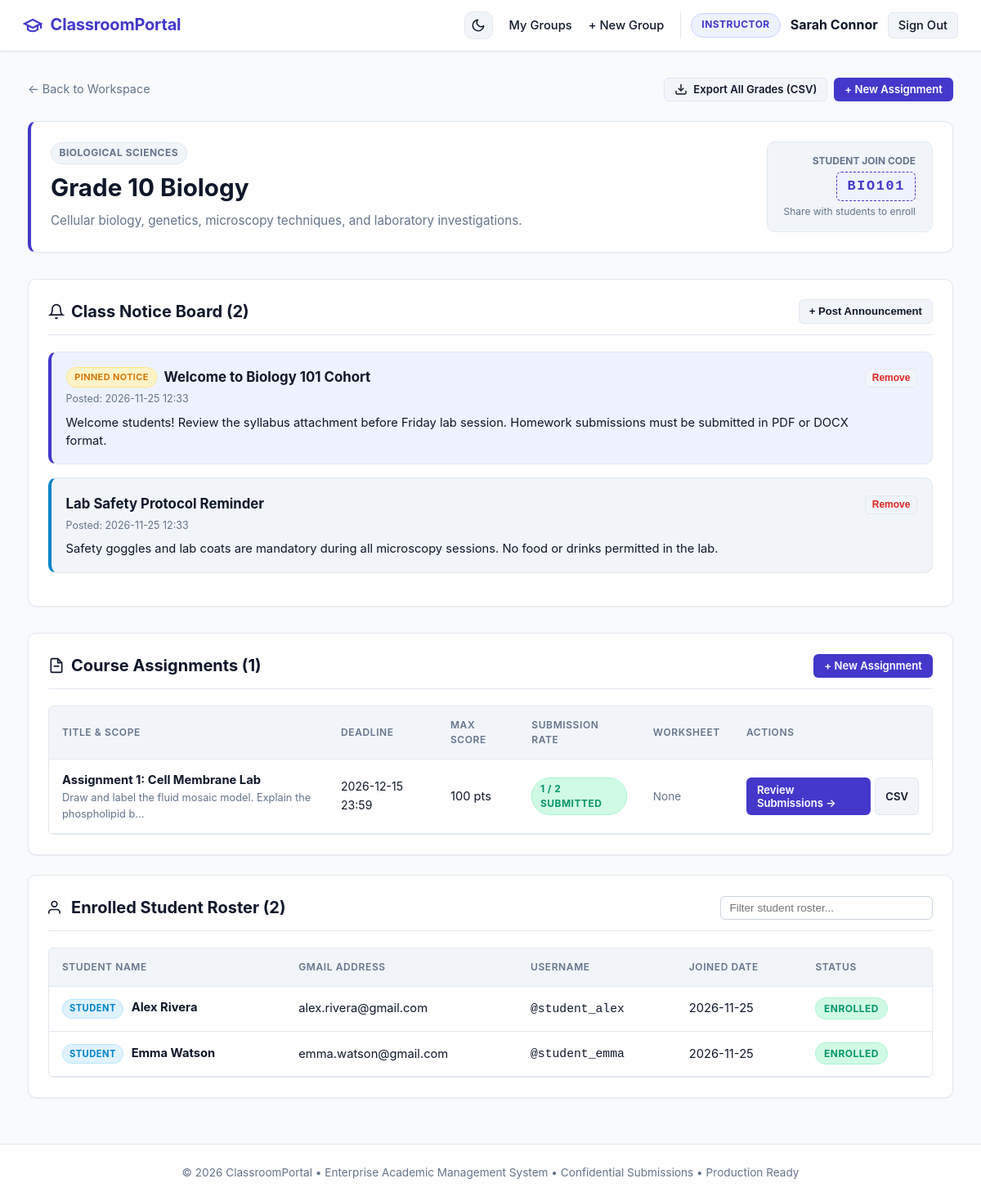
The app's page /teacher/groups/13 (signed in) with its own data.
### tables this page shows
CREATE TABLE users (
            id INTEGER PRIMARY KEY AUTOINCREMENT,
            username TEXT UNIQUE NOT NULL,
            email TEXT UNIQUE NOT NULL,
            password_hash TEXT NOT NULL,
            role TEXT NOT NULL CHECK(role IN ('teacher', 'student')),
            full_name TEXT NOT NULL,
            created_at TIMESTAMP DEFAULT CURRENT_TIMESTAMP
        );

CREATE TABLE groups (
            id INTEGER PRIMARY KEY AUTOINCREMENT,
            name TEXT NOT NULL,
            description TEXT,
            join_code TEXT UNIQUE NOT NULL,
            teacher_id INTEGER NOT NULL,
            created_at TIMESTAMP DEFAULT CURRENT_TIMESTAMP, subject TEXT NOT NULL DEFAULT 'General',
            FOREIGN KEY (teacher_id) REFERENCES users(id) ON DELETE CASCADE
        );

CREATE TABLE announcements (
            id INTEGER PRIMARY KEY AUTOINCREMENT,
            group_id INTEGER NOT NULL,
            title TEXT NOT NULL,
            content TEXT NOT NULL,
            is_pinned INTEGER DEFAULT 0,
            created_at TIMESTAMP DEFAULT CURRENT_TIMESTAMP,
            FOREIGN KEY (group_id) REFERENCES groups(id) ON DELETE CASCADE
        );

CREATE TABLE assignments (
            id INTEGER PRIMARY KEY AUTOINCREMENT,
            group_id INTEGER NOT NULL,
            title TEXT NOT NULL,
            description TEXT NOT NULL,
            due_date TEXT,
            max_points INTEGER DEFAULT 100,
            attachment_filename TEXT,
            original_attachment_name TEXT,
            created_at TIMESTAMP DEFAULT CURRENT_TIMESTAMP,
            FOREIGN KEY (group_id) REFERENCES groups(id) ON DELETE CASCADE
        );

CREATE TABLE group_memberships (
            id INTEGER PRIMARY KEY AUTOINCREMENT,
            group_id INTEGER NOT NULL,
            student_id INTEGER NOT NULL,
            joined_at TIMESTAMP DEFAULT CURRENT_TIMESTAMP,
            FOREIGN KEY (group_id) REFERENCES groups(id) ON DELETE CASCADE,
            FOREIGN KEY (student_id) REFERENCES users(id) ON DELETE CASCADE,
            UNIQUE(group_id, student_id)
        );

### app.py (the view)
@app.route('/teacher/groups/<int:group_id>')
@teacher_required
def teacher_group_detail(group_id):
    db = get_db()
    group = db.execute(
        'SELECT * FROM groups WHERE id = ? AND teacher_id = ?',
        (group_id, g.user['id'])
    ).fetchone()
    if not group:
        flash('Group not found or access unauthorized.', 'danger')
        return redirect(url_for('teacher_dashboard'))
    assignments = db.execute(
        '''SELECT a.*,
                  (SELECT COUNT(*) FROM submissions s WHERE s.assignment_id = a.id) AS submission_count,
                  (SELECT COUNT(*) FROM group_memberships m WHERE m.group_id = a.group_id) AS total_students
           FROM assignments a
           WHERE a.group_id = ?
           ORDER BY a.created_at DESC''',
        (group_id,)
    ).fetchall()
    members = db.execute(
        '''SELECT u.id, u.full_name, u.email, u.username, m.joined_at
           FROM group_memberships m
           JOIN users u ON m.student_id = u.id
           WHERE m.group_id = ?
           ORDER BY u.full_name ASC''',
        (group_id,)
    ).fetchall()
    announcements = db.execute(
        '''SELECT * FROM announcements
           WHERE group_id = ?
           ORDER BY is_pinned DESC, created_at DESC''',
        (group_id,)
    ).fetchall()
    return render_template(
        'teacher/group_detail.html',
        group=group,
        assignments=assignments,
        members=members,
        announcements=announcements
    )

### templates/teacher/group_detail.html (shortened to what this page needs)
{% extends "base.html" %}
{% block content %}
<div style="margin-bottom: 1.5rem; display: flex; justify-content: space-between; align-items: center; flex-wrap: wrap; gap: 0.75rem;">
    <a href="{{ url_for('teacher_dashboard') }}" style="color: var(--text-muted); text-decoration: none; font-size: 0.9rem;">
        &larr; Back to Workspace
    </a>
    <div style="display: flex; gap: 0.5rem;">
        <a href="{{ url_for('teacher_export_group_csv', group_id=group['id']) }}" class="btn btn-secondary btn-sm">
            <svg width="15" height="15" viewBox="0 0 24 24" fill="none" stroke="currentColor" stroke-width="2"><path d="M21 15v4a2 2 0 0 1-2 2H5a2 2 0 0 1-2-2v-4"></path><polyline points="7 10 12 15 17 10"></polyline><line x1="12" y1="15" x2="12" y2="3"></line></svg>
            Export All Grades (CSV)
        </a>
        <a href="{{ url_for('teacher_create_assignment', group_id=group['id']) }}" class="btn btn-primary btn-sm">
            + New Assignment
        </a>
    </div>
</div>
<div class="card" style="margin-bottom: 2rem; border-left: 4px solid var(--primary);">
    <div style="display: flex; justify-content: space-between; align-items: flex-start; flex-wrap: wrap; gap: 1rem;">
        <div>
            <span class="badge badge-secondary" style="margin-bottom: 0.35rem;">{{ group['subject'] }}</span>
            <h1 style="font-size: 1.85rem; font-weight: 700; margin-bottom: 0.4rem;">{{ group['name'] }}</h1>
            {% if group['description'] %}
                <p style="color: var(--text-muted); font-size: 0.95rem; max-width: 720px; line-height: 1.5;">{{ group['description'] }}</p>
            {% endif %}
        </div>
        <div style="text-align: right; background-color: var(--bg-card-subtle); border: 1px solid var(--border-color); padding: 0.85rem 1.25rem; border-radius: var(--radius-md);">
            <div style="font-size: 0.75rem; text-transform: uppercase; font-weight: 700; color: var(--text-muted); margin-bottom: 0.25rem;">
                Student Join Code
            </div>
            <span class="code-pill">{{ group['join_code'] }}</span>
            <div style="font-size: 0.75rem; color: var(--text-muted); margin-top: 0.25rem;">Share with students to enroll</div>
        </div>
    </div>
</div>
<div class="card" style="margin-bottom: 2rem;">
    <div class="card-header">
        <h2 class="card-title">
            <svg width="20" height="20" viewBox="0 0 24 24" fill="none" stroke="currentColor" stroke-width="2"><path d="M18 8A6 6 0 0 0 6 8c0 7-3 9-3 9h18s-3-2-3-9"></path><path d="M13.73 21a2 2 0 0 1-3.46 0"></path></svg>
            Class Notice Board ({{ announcements|length }})
        </h2>
        <button onclick="toggleAnnouncementForm()" class="btn btn-secondary btn-sm" id="ann-toggle-btn">
            + Post Announcement
        </button>
    </div>
    {% if announcements %}
        {% for ann in announcements %}
            <div class="announcement-item {% if ann['is_pinned'] %}pinned{% endif %}">
                <div style="display: flex; justify-content: space-between; align-items: flex-start;">
                    <div>
                        <div style="display: flex; align-items: center; gap: 0.5rem; margin-bottom: 0.25rem;">
                            {% if ann['is_pinned'] %}
                                <span class="badge badge-warning" style="font-size: 0.68rem;">Pinned Notice</span>
                            {% endif %}
                            <strong style="font-size: 1.05rem; color: var(--text-main);">{{ ann['title'] }}</strong>
                        </div>
                        <div style="font-size: 0.78rem; color: var(--text-muted); margin-bottom: 0.5rem;">
                            Posted: {{ ann['created_at'][:16] }}
                        </div>
                        <p style="color: var(--text-main); font-size: 0.92rem; white-space: pre-wrap; line-height: 1.5;">{{ ann['content'] }}</p>
                    </div>
                    <form method="POST" action="{{ url_for('teacher_delete_announcement', announcement_id=ann['id']) }}" onsubmit="return confirm('Delete this announcement?');">
                        <button type="submit" class="btn btn-secondary btn-sm" style="color: var(--danger); padding: 0.2rem 0.5rem; font-size: 0.75rem;">
                            Remove
                        </button>
                    </form>
                </div>
            </div>
        {% endfor %}
    {% else %}
        <p style="color: var(--text-muted); font-size: 0.9rem; text-align: center; padding: 1rem 0;">No notices published yet. Use the button above to post bulletins for students.</p>
    {% endif %}
</div>
<div class="card">
    <div class="card-header">
        <h2 class="card-title">
            <svg width="20" height="20" viewBox="0 0 24 24" fill="none" stroke="currentColor" stroke-width="2"><path d="M14 2H6a2 2 0 0 0-2 2v16a2 2 0 0 0 2 2h12a2 2 0 0 0 2-2V8z"></path><polyline points="14 2 14 8 20 8"></polyline><line x1="16" y1="13" x2="8" y2="13"></line></svg>
            Course Assignments ({{ assignments|length }})
        </h2>
        <a href="{{ url_for('teacher_create_assignment', group_id=group['id']) }}" class="btn btn-primary btn-sm">
            + New Assignment
        </a>
    </div>
    {% if assignments %}
        <div class="table-container">
            <table class="table">
                <thead>
                    <tr>
                        <th>Title &amp; Scope</th>
                        <th>Deadline</th>
                        <th>Max Score</th>
                        <th>Submission Rate</th>
                        <th>Worksheet</th>
                        <th>Actions</th>
                    </tr>
                </thead>
                <tbody>
                    {% for a in assignments %}
                        <tr>
                            <td>
                                <strong>{{ a['title'] }}</strong>
                                <div style="font-size: 0.8rem; color: var(--text-muted);">{{ a['description'][:65] }}{% if a['description']|length > 65 %}...{% endif %}</div>
                            </td>
                            <td>
                                <span style="font-size: 0.88rem;">{{ a['due_date'] }}</span>
                            </td>
                            <td>{{ a['max_points'] }} pts</td>
                            <td>
                                <span class="badge {% if a['submission_count'] > 0 %}badge-success{% else %}badge-secondary{% endif %}">
                                    {{ a['submission_count'] }} / {{ a['total_students'] }} submitted
                                </span>
                            </td>
                            <td>
                                {% if a['attachment_filename'] %}
                                    <a href="{{ url_for('download_assignment_attachment', assignment_id=a['id']) }}" class="btn btn-secondary btn-sm" title="Download Material">
                                        Download
                                    </a>
                                {% else %}
                                    <span style="color: var(--text-muted); font-size: 0.85rem;">None</span>
                                {% endif %}
                            </td>
                            <td>
                                <div style="display: flex; gap: 0.35rem;">
                                    <a href="{{ url_for('teacher_assignment_submissions', assignment_id=a['id']) }}" class="btn btn-primary btn-sm">
                                        Review Submissions &rarr;
                                    </a>
                                    <a href="{{ url_for('teacher_export_assignment_csv', assignment_id=a['id']) }}" class="btn btn-secondary btn-sm" title="Export CSV">
                                        CSV
                                    </a>
                                </div>
                            </td>
                        </tr>
                    {% endfor %}
                </tbody>
            </table>
        </div>
    {% endif %}
</div>
<div class="card">
    <div class="card-header">
        <h2 class="card-title">
            <svg width="20" height="20" viewBox="0 0 24 24" fill="none" stroke="currentColor" stroke-width="2"><path d="M17 21v-2a4 4 0 0 0-4-4H5a4 4 0 0 0-4 4v2"></path><circle cx="9" cy="7" r="4"></circle></svg>
            Enrolled Student Roster ({{ members|length }})
        </h2>
        <input type="text" id="roster-search" class="form-control" style="max-width: 260px; padding: 0.35rem 0.65rem; font-size: 0.85rem;" placeholder="Filter student roster..." onkeyup="filterRoster()">
    </div>
    {% if members %}
        <div class="table-container">
            <table class="table" id="roster-table">
                <thead>
                    <tr>
                        <th>Student Name</th>
                        <th>Gmail Address</th>
                        <th>Username</th>
                        <th>Joined Date</th>
                        <th>Status</th>
                    </tr>
                </thead>
                <tbody>
                    {% for m in members %}
                        <tr class="roster-row" data-search="{{ m['full_name']|lower }} {{ m['email']|lower }} {{ m['username']|lower }}">
                            <td>
                                <span class="user-badge student" style="font-size: 0.7rem; padding: 0.15rem 0.5rem; margin-right: 0.35rem;">Student</span>
                                <strong>{{ m['full_name'] }}</strong>
                            </td>
                            <td>{{ m['email'] }}</td>
                            <td><code>@{{ m['username'] }}</code></td>
                            <td>{{ m['joined_at'][:10] }}</td>
                            <td><span class="badge badge-success">Enrolled</span></td>
                        </tr>
                    {% endfor %}
                </tbody>
            </table>
        </div>
    {% else %}
        <div style="text-align: center; padding: 2rem 1rem; color: var(--text-muted);">
            No students enrolled yet. Distribute Join Code <strong>{{ group['join_code'] }}</strong> to your students.
        </div>
    {% endif %}
</div>
{% endblock %}

### templates/base.html (shortened to what this page needs)
<!DOCTYPE html>
<html lang="en">
<head>
    <link rel="stylesheet" href="{{ url_for('static', filename='css/style.css') }}">
</head>
<body>
    <header class="navbar">
        <a href="{{ url_for('index') }}" class="nav-brand">
            <svg class="brand-icon" xmlns="http://www.w3.org/2000/svg" viewBox="0 0 24 24" stroke="currentColor">
                <path d="M22 10v6M2 10l10-5 10 5-10 5z"/>
                <path d="M6 12v5c3 3 9 3 12 0v-5"/>
            </svg>
            <span>ClassroomPortal</span>
        </a>
        <nav>
            <ul class="nav-links">
                <li>
                    <button id="theme-toggle" class="theme-toggle-btn" aria-label="Toggle Theme" title="Switch Light/Dark Mode">
                        <svg class="moon-icon" xmlns="http://www.w3.org/2000/svg" width="18" height="18" viewBox="0 0 24 24" fill="none" stroke="currentColor" stroke-width="2" stroke-linecap="round" stroke-linejoin="round">
                            <path d="M21 12.79A9 9 0 1 1 11.21 3 7 7 0 0 0 21 12.79z"></path>
                        </svg>
                    </button>
                </li>
                {% if g.user %}
                    {% if g.user['role'] == 'teacher' %}
                        <li><a href="{{ url_for('teacher_dashboard') }}">My Groups</a></li>
                        <li><a href="{{ url_for('teacher_create_group') }}">+ New Group</a></li>
                    {% else %}
                        <li><a href="{{ url_for('student_dashboard') }}">My Classes</a></li>
                        <li><a href="{{ url_for('student_join_group') }}">+ Join Group</a></li>
                    {% endif %}
                    <li class="nav-user">
                        {% if g.user['role'] == 'teacher' %}
                            <span class="user-badge teacher">Instructor</span>
                        {% else %}
                            <span class="user-badge student">Student</span>
                        {% endif %}
                        <strong>{{ g.user['full_name'] }}</strong>
                        <a href="{{ url_for('logout') }}" class="btn btn-secondary btn-sm">Sign Out</a>
                    </li>
                {% else %}
                    <li><a href="{{ url_for('login') }}">Sign In</a></li>
                    <li><a href="{{ url_for('register') }}" class="btn btn-primary btn-sm">Create Account</a></li>
                {% endif %}
            </ul>
        </nav>
    </header>
    <main class="container">
        {% block content %}{% endblock %}
    </main>
    <footer>
        <p>&copy; 2026 ClassroomPortal &bull; Enterprise Academic Management System &bull; Confidential Submissions &bull; Production Ready</p>
    </footer>
</body>
</html>

### records on screen
users: user.full_name "Sarah Connor"
groups: subject "BIOLOGICAL SCIENCES", name "Grade 10 Biology", description "Cellular biology, genetics, microscopy techniques, and laboratory investigations.", join_code "BIO101"
announcements: is_pinned "PINNED NOTICE", title "Welcome to Biology 101 Cohort", created_at "2026-11-25 12:33", content "Welcome students! Review the syllabus attachment before Friday lab session. Homework submissions must be submitted in PDF or DOCX format."
announcements: title "Lab Safety Protocol Reminder", created_at "2026-11-25 12:33", content "Safety goggles and lab coats are mandatory during all microscopy sessions. No food or drinks permitted in the lab."
assignments: title "Assignment 1: Cell Membrane Lab", description "Draw and label the fluid mosaic model. Explain the phospholipid b", due_date "2026-12-15 23:59", max_points "100", submission_count "1", total_students "2"
group_memberships: full_name "Alex Rivera", email "alex.rivera@gmail.com", username "student_alex", joined_at "2026-11-25"
group_memberships: full_name "Emma Watson", email "emma.watson@gmail.com", username "student_emma", joined_at "2026-11-25"

### other values on screen
{{ announcements|length }} "2"
{{ assignments|length }} "1"
{{ members|length }} "2"
